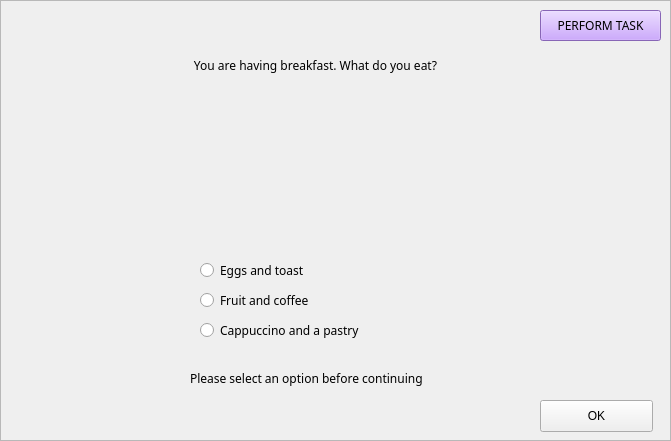
     <widget class="QFrame" name="Event">
      <property name="geometry">
       <rect>
        <x>200</x>
        <y>560</y>
        <width>671</width>
        <height>441</height>
       </rect>
      </property>
      <property name="font">
       <font>
        <family>Geneva</family>
       </font>
      </property>
      <property name="styleSheet">
       <string notr="true">#Event {
background-color: rgb(34, 222, 23)
}</string>
      </property>
      <property name="frameShape">
       <enum>QFrame::StyledPanel</enum>
      </property>
      <property name="frameShadow">
       <enum>QFrame::Raised</enum>
      </property>
      <widget class="QLabel" name="eventTxt">
       <property name="geometry">
        <rect>
         <x>50</x>
         <y>50</y>
         <width>531</width>
         <height>31</height>
        </rect>
       </property>
       <property name="font">
        <font>
         <family>Geneva</family>
        </font>
       </property>
       <property name="text">
        <string>You are having breakfast. What do you eat?</string>
       </property>
       <property name="alignment">
        <set>Qt::AlignCenter</set>
       </property>
      </widget>
      <widget class="QLabel" name="eventPic">
       <property name="geometry">
        <rect>
         <x>210</x>
         <y>100</y>
         <width>191</width>
         <height>141</height>
        </rect>
       </property>
       <property name="text">
        <string/>
       </property>
       <property name="pixmap">
        <pixmap>breakfast1.jpeg</pixmap>
       </property>
       <property name="scaledContents">
        <bool>true</bool>
       </property>
      </widget>
      <widget class="QPushButton" name="eventTask">
       <property name="geometry">
        <rect>
         <x>540</x>
         <y>10</y>
         <width>121</width>
         <height>31</height>
        </rect>
       </property>
       <property name="palette">
        <palette>
         <active>
          <colorrole role="Button">
           <brush brushstyle="SolidPattern">
            <color alpha="255">
             <red>191</red>
             <green>143</green>
             <blue>255</blue>
            </color>
           </brush>
          </colorrole>
          <colorrole role="Base">
           <brush brushstyle="SolidPattern">
            <color alpha="255">
             <red>191</red>
             <green>143</green>
             <blue>255</blue>
            </color>
           </brush>
          </colorrole>
          <colorrole role="Window">
           <brush brushstyle="SolidPattern">
            <color alpha="255">
             <red>191</red>
             <green>143</green>
             <blue>255</blue>
            </color>
           </brush>
          </colorrole>
         </active>
         <inactive>
          <colorrole role="Button">
           <brush brushstyle="SolidPattern">
            <color alpha="255">
             <red>191</red>
             <green>143</green>
             <blue>255</blue>
            </color>
           </brush>
          </colorrole>
          <colorrole role="Base">
           <brush brushstyle="SolidPattern">
            <color alpha="255">
             <red>191</red>
             <green>143</green>
             <blue>255</blue>
            </color>
           </brush>
          </colorrole>
          <colorrole role="Window">
           <brush brushstyle="SolidPattern">
            <color alpha="255">
             <red>191</red>
             <green>143</green>
             <blue>255</blue>
            </color>
           </brush>
          </colorrole>
         </inactive>
         <disabled>
          <colorrole role="Button">
           <brush brushstyle="SolidPattern">
            <color alpha="255">
             <red>191</red>
             <green>143</green>
             <blue>255</blue>
            </color>
           </brush>
          </colorrole>
          <colorrole role="Base">
           <brush brushstyle="SolidPattern">
            <color alpha="255">
             <red>191</red>
             <green>143</green>
             <blue>255</blue>
            </color>
           </brush>
          </colorrole>
          <colorrole role="Window">
           <brush brushstyle="SolidPattern">
            <color alpha="255">
             <red>191</red>
             <green>143</green>
             <blue>255</blue>
            </color>
           </brush>
          </colorrole>
         </disabled>
        </palette>
       </property>
       <property name="font">
        <font>
         <family>Geneva</family>
        </font>
       </property>
       <property name="autoFillBackground">
        <bool>false</bool>
       </property>
       <property name="styleSheet">
        <string notr="true">#eventTask {
background-color: rgb(191, 143, 255)
}</string>
       </property>
       <property name="text">
        <string>PERFORM TASK</string>
       </property>
      </widget>
      <widget class="QPushButton" name="eventOK">
       <property name="geometry">
        <rect>
         <x>540</x>
         <y>400</y>
         <width>113</width>
         <height>32</height>
        </rect>
       </property>
       <property name="text">
        <string>OK</string>
       </property>
      </widget>
      <widget class="QLabel" name="eventError">
       <property name="geometry">
        <rect>
         <x>190</x>
         <y>370</y>
         <width>271</width>
         <height>16</height>
        </rect>
       </property>
       <property name="font">
        <font>
         <family>Geneva</family>
        </font>
       </property>
       <property name="text">
        <string>Please select an option before continuing</string>
       </property>
      </widget>
      <widget class="QRadioButton" name="option1">
       <property name="geometry">
        <rect>
         <x>200</x>
         <y>260</y>
         <width>331</width>
         <height>20</height>
        </rect>
       </property>
       <property name="font">
        <font>
         <family>Geneva</family>
        </font>
       </property>
       <property name="text">
        <string>Eggs and toast</string>
       </property>
      </widget>
      <widget class="QRadioButton" name="option2">
       <property name="geometry">
        <rect>
         <x>200</x>
         <y>290</y>
         <width>331</width>
         <height>20</height>
        </rect>
       </property>
       <property name="font">
        <font>
         <family>Geneva</family>
        </font>
       </property>
       <property name="text">
        <string>Fruit and coffee</string>
       </property>
      </widget>
      <widget class="QRadioButton" name="option3">
       <property name="geometry">
        <rect>
         <x>200</x>
         <y>320</y>
         <width>341</width>
         <height>20</height>
        </rect>
       </property>
       <property name="font">
        <font>
         <family>Geneva</family>
        </font>
       </property>
       <property name="text">
        <string>Cappuccino and a pastry</string>
       </property>
      </widget>
     </widget>
